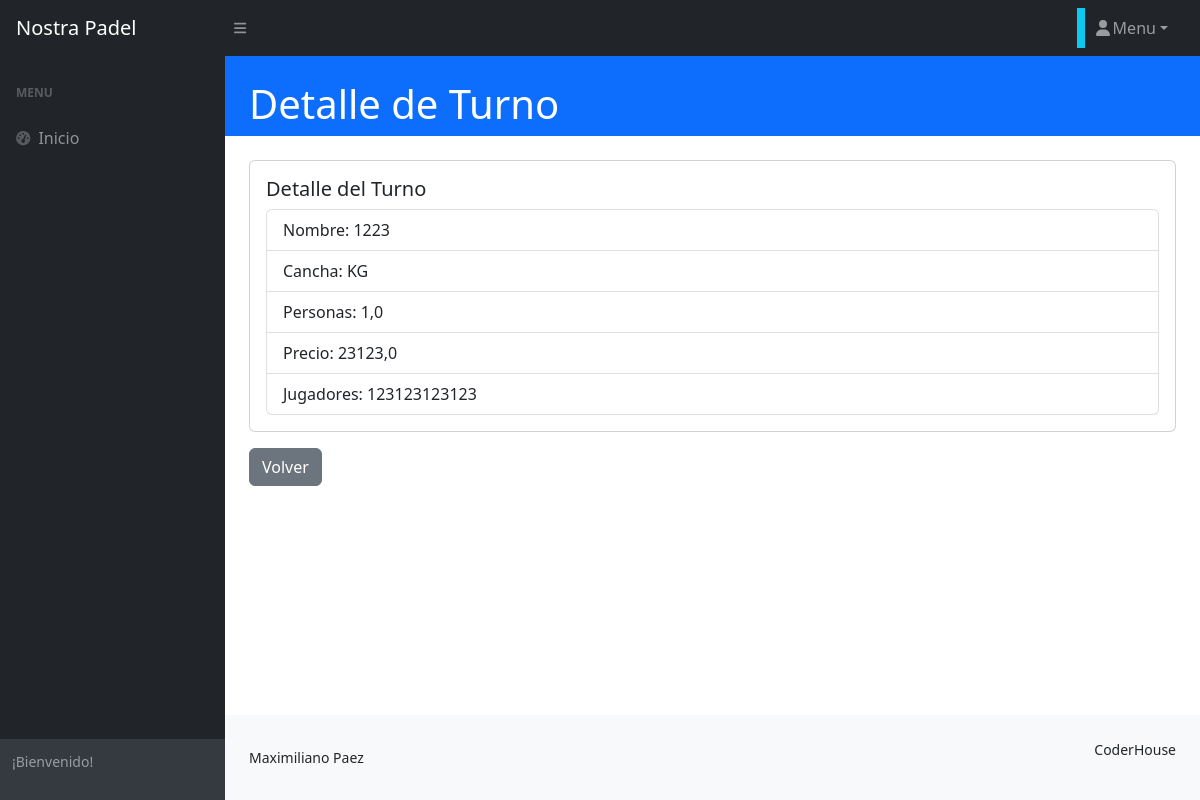
Page /turno/turno/detail/2 on the committed database.
### turno/models.py (models this page shows, shortened)
class Turno(models.Model):
    categoria_id = models.ForeignKey(
        TurnoLugar, null=True, blank=True, on_delete=models.SET_NULL, verbose_name="lugar de turno"
    )
    nombre = models.CharField(max_length=100)
    unidad_medida = models.CharField(max_length=100)
    cantidad = models.FloatField()
    precio = models.FloatField()
    descripcion = models.TextField(null=True, blank=True, verbose_name="descripción")
    fecha_actualizacion = models.DateField(
        null=True, blank=True, default=timezone.now, editable=False, verbose_name="fecha de actualización"
    )
    class Meta:
        verbose_name = "turno"
        verbose_name_plural = "turnos"

### turno/views.py (the view)
# urls.py: path("turno/detail/<int:pk>", views.TurnoDetail.as_view(), name="turno_detail"),
class TurnoDetail(DetailView):
    model = models.Turno

### turno/templates/turno/turno_detail.html
{% extends 'core/base.html' %}
{% block titulo %}
<div class="container-fluid px-4">
    <h1 class="mt-4">Detalle de Turno</h1>
</div>
{% endblock titulo %}
{% block contenido %}
<div class="container-fluid p-4">
    <div class="card">
        <div class="card-body">
            <h5 class="card-title">Detalle del Turno</h5>
            <ul class="list-group">
                <li class="list-group-item">Nombre: {{ object.nombre }}</li>
                <li class="list-group-item">Cancha: {{ object.unidad_medida }}</li>
                <li class="list-group-item">Personas: {{ object.cantidad }}</li>
                <li class="list-group-item">Precio: {{ object.precio }}</li>
                <li class="list-group-item">Jugadores: {{ object.descripcion }}</li>
            </ul>
        </div>
    </div>
    <a href="{% url 'turno:turno_list' %}" class="btn btn-secondary mt-3">Volver</a>
</div>
{% endblock contenido %}

### rows in the picture
Turno: nombre "1223", unidad_medida "KG", cantidad "1,0", precio "23123,0", descripcion "123123123123"
